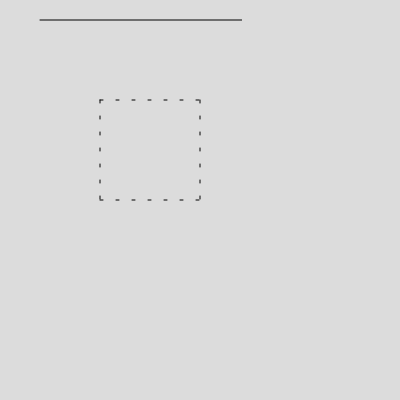
Frame 1 (no input)
Frame 60 (no input): identical to frame 1, image omitted
Frame 120 (the mouse pressed at the canvas centre since frame 60): identical to frame 1, image omitted

The p5.js sketch that drew this single still picture (run headless with seeded random() and noise() and a simulated clock; from frame 60 on, the mouse is pressed at the canvas centre):

// p5.js sketch
// ── sketch.js
function setup() {
  createCanvas(400, 400);
}
let a = 200;
function draw() {
  background(220);
  
  dashedRect(100,100,100,100,3,13);
  dashedLine(width*0.1,20,width*0.9,20,a,a)
}

function dashedLine(x1, y1, x2, y2, l, g) {
    let pc = dist(x1, y1, x2, y2) / 100;
    let pcCount = 1;
    let lPercent = gPercent = 0;
    let currentPos = 0;
    let xx1 = yy1 = xx2 = yy2 = 0;
 
    while (int(pcCount * pc) < l) {
        pcCount++
    }
    lPercent = pcCount;
    pcCount = 1;
    while (int(pcCount * pc) < g) {
        pcCount++
    }
    gPercent = pcCount;
 
    lPercent = lPercent / 100;
    gPercent = gPercent / 100;
    while (currentPos < 1) {
        xx1 = lerp(x1, x2, currentPos);
        yy1 = lerp(y1, y2, currentPos);
        xx2 = lerp(x1, x2, currentPos + lPercent);
        yy2 = lerp(y1, y2, currentPos + lPercent);
        if (x1 > x2) {
            if (xx2 < x2) {
                xx2 = x2;
            }
        }
        if (x1 < x2) {
            if (xx2 > x2) {
                xx2 = x2;
            }
        }
        if (y1 > y2) {
            if (yy2 < y2) {
                yy2 = y2;
            }
        }
        if (y1 < y2) {
            if (yy2 > y2) {
                yy2 = y2;
            }
        }
 
        line(xx1, yy1, xx2, yy2);
        currentPos = currentPos + lPercent + gPercent;
    }
}
 
function dashedRect(x, y, w, h, l, g) {
    dashedLine(x, y, x+w, y, l, g); //Top
    dashedLine(x, y+h, x+w, y+h, l, g); //Bottom
    dashedLine(x, y, x, y+h, l, g); //Left
    dashedLine(x+w, y, x+w, y+h, l, g); //Right
}
